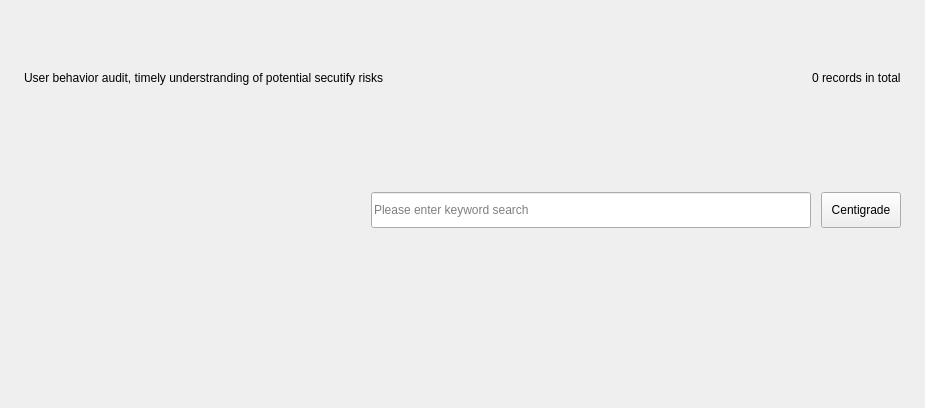
<?xml version="1.0" encoding="UTF-8"?>
<ui version="4.0">
 <class>LogPage</class>
 <widget class="QWidget" name="LogPage">
  <property name="geometry">
   <rect>
    <x>0</x>
    <y>0</y>
    <width>925</width>
    <height>408</height>
   </rect>
  </property>
  <property name="windowTitle">
   <string>Form</string>
  </property>
  <layout class="QVBoxLayout" name="m_mainLayout">
   <property name="spacing">
    <number>10</number>
   </property>
   <property name="leftMargin">
    <number>24</number>
   </property>
   <property name="topMargin">
    <number>16</number>
   </property>
   <property name="rightMargin">
    <number>0</number>
   </property>
   <property name="bottomMargin">
    <number>4</number>
   </property>
   <item>
    <layout class="QHBoxLayout" name="horizontalLayout">
     <property name="rightMargin">
      <number>24</number>
     </property>
     <item>
      <widget class="QLabel" name="label">
       <property name="minimumSize">
        <size>
         <width>420</width>
         <height>0</height>
        </size>
       </property>
       <property name="text">
        <string>User behavior audit, timely understranding of potential secutify risks</string>
       </property>
      </widget>
     </item>
     <item>
      <spacer name="horizontalSpacer">
       <property name="orientation">
        <enum>Qt::Horizontal</enum>
       </property>
       <property name="sizeHint" stdset="0">
        <size>
         <width>40</width>
         <height>20</height>
        </size>
       </property>
      </spacer>
     </item>
     <item>
      <widget class="QLabel" name="m_tips">
       <property name="text">
        <string>0 records in total</string>
       </property>
      </widget>
     </item>
    </layout>
   </item>
   <item>
    <widget class="QWidget" name="m_controlLine" native="true">
     <layout class="QHBoxLayout" name="horizontalLayout_2">
      <property name="spacing">
       <number>10</number>
      </property>
      <property name="leftMargin">
       <number>0</number>
      </property>
      <property name="topMargin">
       <number>0</number>
      </property>
      <property name="rightMargin">
       <number>24</number>
      </property>
      <property name="bottomMargin">
       <number>0</number>
      </property>
      <item>
       <widget class="KS::DatePickButton" name="m_calendarButton" native="true">
        <property name="minimumSize">
         <size>
          <width>252</width>
          <height>36</height>
         </size>
        </property>
       </widget>
      </item>
      <item>
       <spacer name="spacer">
        <property name="orientation">
         <enum>Qt::Horizontal</enum>
        </property>
        <property name="sizeHint" stdset="0">
         <size>
          <width>40</width>
          <height>20</height>
         </size>
        </property>
       </spacer>
      </item>
      <item>
       <widget class="QLineEdit" name="m_search">
        <property name="sizePolicy">
         <sizepolicy hsizetype="Fixed" vsizetype="Fixed">
          <horstretch>0</horstretch>
          <verstretch>0</verstretch>
         </sizepolicy>
        </property>
        <property name="minimumSize">
         <size>
          <width>440</width>
          <height>36</height>
         </size>
        </property>
        <property name="maximumSize">
         <size>
          <width>440</width>
          <height>36</height>
         </size>
        </property>
        <property name="placeholderText">
         <string>Please enter keyword search</string>
        </property>
       </widget>
      </item>
      <item>
       <widget class="QPushButton" name="m_centigrade">
        <property name="sizePolicy">
         <sizepolicy hsizetype="Fixed" vsizetype="Fixed">
          <horstretch>0</horstretch>
          <verstretch>0</verstretch>
         </sizepolicy>
        </property>
        <property name="minimumSize">
         <size>
          <width>72</width>
          <height>36</height>
         </size>
        </property>
        <property name="text">
         <string>Centigrade</string>
        </property>
        <property name="okStyle" stdset="0">
         <bool>true</bool>
        </property>
       </widget>
      </item>
     </layout>
    </widget>
   </item>
   <item>
    <widget class="KS::Log::LogTable" name="m_logTable" native="true"/>
   </item>
  </layout>
 </widget>
 <customwidgets>
  <customwidget>
   <class>KS::Log::LogTable</class>
   <extends>QWidget</extends>
   <header>plugins/gui/log/table.h</header>
   <container>1</container>
  </customwidget>
  <customwidget>
   <class>KS::DatePickButton</class>
   <extends>QWidget</extends>
   <header>lib/widgets/date-picker/date-pick-button.h</header>
   <container>1</container>
  </customwidget>
 </customwidgets>
 <resources/>
 <connections/>
</ui>
